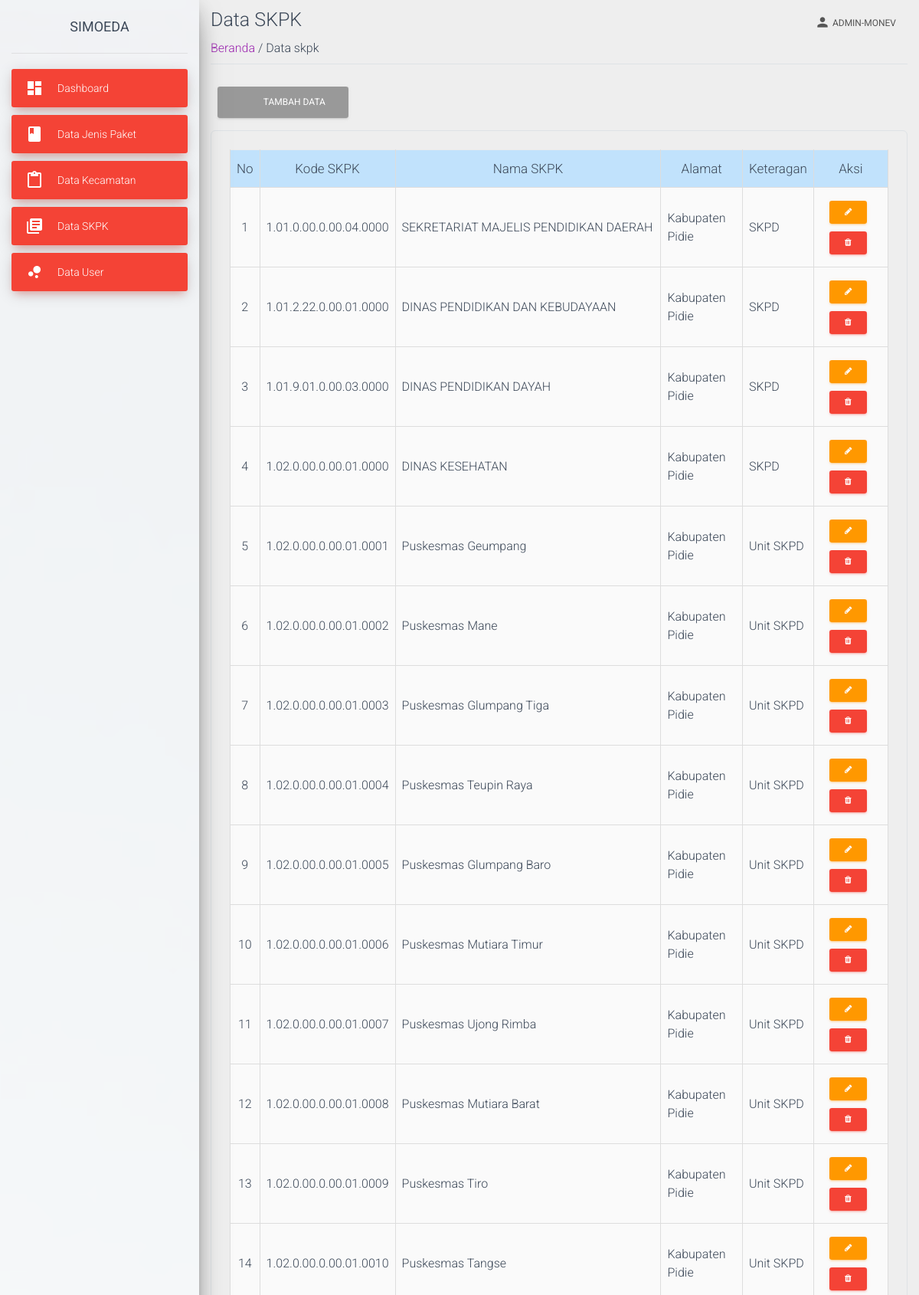
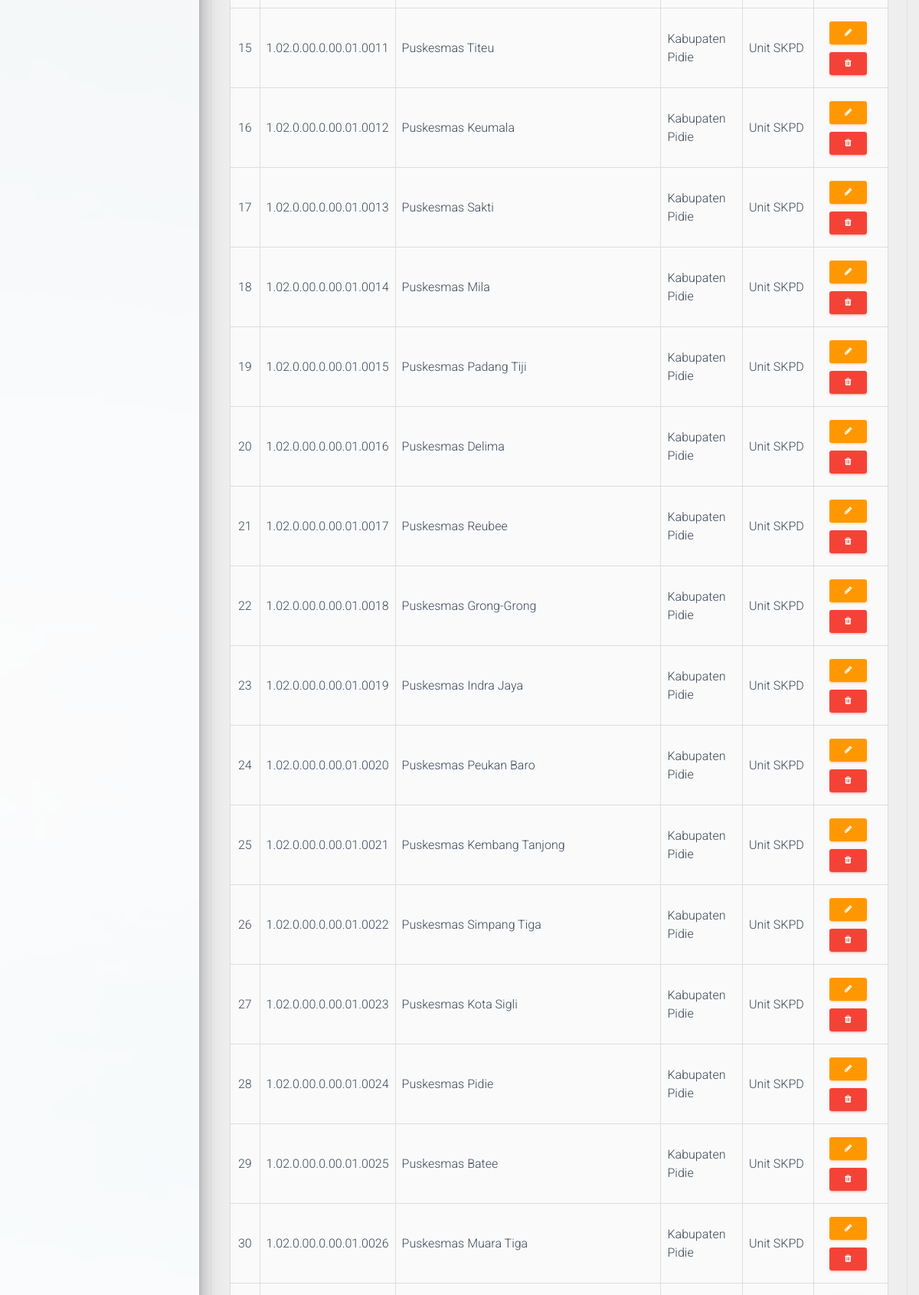
Screenshot of /view/data-skpk.php (signed in, upper part) with the database file from the repository (2 pictures, top to bottom).
### tables this page shows
CREATE TABLE `skpk` (
  `id_skpk` int(11) NOT NULL,
  `kode_skpk` varchar(25) NOT NULL,
  `nama_skpk` varchar(255) NOT NULL,
  `alamat` varchar(255) NOT NULL,
  `keterangan` varchar(255) DEFAULT NULL
);

### view/data-skpk.php (the view, shortened to what this page needs)
<?php
require('../view/template-atas-admin.php');
require('../proses/koneksi.php');
?>
<div class="container container-fluid">
    <div class="title">
        <h3 class="text-gray-800 my-2">Data SKPK</h3>
    </div>
    <div class="subtitle border-bottom mb-4 pb-2">
        <span class=""><a href="index">Beranda </a></span>
        <span class="text-grey"> / Data skpk</span>
    </div>
    <div class="button mb-2 ml-2">
        <button class="btn btn-md btn-custom mb-2 shadow" data-bs-toggle="modal" data-bs-target="#dataSkpkTambah">
            <i class="bi bi-plus-square mr-4"></i>&nbsp;
            Tambah Data
        </button>
    </div>
    <div class="table col col-auto border p-4 shadow rounded">
        <table id="myTable" class="table table-bordered" data-page-length="25">
            <thead class="table-primary text-center">
                <tr>
                    <th class="text-center">No</th>
                    <th>Kode SKPK</th>
                    <th>Nama SKPK</th>
                    <th>Alamat</th>
                    <th>Keteragan</th>
                    <th class="text-center">Aksi</th>
                </tr>
            </thead>
            <?php
            $noUrut = 1;
            $data = mysqli_query($koneksi, "SELECT * FROM skpk");
            ?>
            <tbody id="dataTable" class="table-infoo">
                <?php
                while ($d = mysqli_fetch_array($data)) {
                ?>
                    <tr>
                        <td class="text-center"><?php echo $noUrut++; ?></td>
                        <td><?php echo $d['kode_skpk']; ?></td>
                        <td><?php echo $d['nama_skpk']; ?></td>
                        <td><?php echo $d['alamat']; ?></td>
                        <td><?php echo $d['keterangan']; ?></td>
                        <td class="text-center">
                            <button class="btn btn-sm btn-warning fa fa-pencil mr-2" title="Edit" data-bs-toggle="modal" data-bs-target="#dataSkpkEdit<?php echo $d['id_skpk']; ?>" value="<?php echo $d['id_skpk']; ?>"></button>
                            <a href="proses/data-skpk-hapus?id=<?php echo $d['id_skpk']; ?>" onClick="return confirm('Apakah anda yakin menghapus data ini?')">
                                <i class="btn btn-sm btn-danger fa fa-trash mr-2" title="Hapus"></i>
                            </a>
                        </td>
                    </tr>
                <?php
                }
                ?>
            </tbody>
        </table>
    </div>
</div>

### rows the page displays
skpk: kode_skpk "1.01.0.00.0.00.04.0000", nama_skpk "SEKRETARIAT MAJELIS PENDIDIKAN DAERAH", alamat "Kabupaten Pidie", keterangan "SKPD"
skpk: kode_skpk "1.01.2.22.0.00.01.0000", nama_skpk "DINAS PENDIDIKAN DAN KEBUDAYAAN", alamat "Kabupaten Pidie", keterangan "SKPD"
skpk: kode_skpk "1.01.9.01.0.00.03.0000", nama_skpk "DINAS PENDIDIKAN DAYAH", alamat "Kabupaten Pidie", keterangan "SKPD"
skpk: kode_skpk "1.02.0.00.0.00.01.0000", nama_skpk "DINAS KESEHATAN", alamat "Kabupaten Pidie", keterangan "SKPD"
skpk: kode_skpk "1.02.0.00.0.00.01.0001", nama_skpk "Puskesmas Geumpang", alamat "Kabupaten Pidie", keterangan "Unit SKPD"
skpk: kode_skpk "1.02.0.00.0.00.01.0002", nama_skpk "Puskesmas Mane", alamat "Kabupaten Pidie", keterangan "Unit SKPD"
skpk: kode_skpk "1.02.0.00.0.00.01.0003", nama_skpk "Puskesmas Glumpang Tiga", alamat "Kabupaten Pidie", keterangan "Unit SKPD"
skpk: kode_skpk "1.02.0.00.0.00.01.0004", nama_skpk "Puskesmas Teupin Raya", alamat "Kabupaten Pidie", keterangan "Unit SKPD"
skpk: kode_skpk "1.02.0.00.0.00.01.0005", nama_skpk "Puskesmas Glumpang Baro", alamat "Kabupaten Pidie", keterangan "Unit SKPD"
skpk: kode_skpk "1.02.0.00.0.00.01.0006", nama_skpk "Puskesmas Mutiara Timur", alamat "Kabupaten Pidie", keterangan "Unit SKPD"
skpk: kode_skpk "1.02.0.00.0.00.01.0007", nama_skpk "Puskesmas Ujong Rimba", alamat "Kabupaten Pidie", keterangan "Unit SKPD"
skpk: kode_skpk "1.02.0.00.0.00.01.0008", nama_skpk "Puskesmas Mutiara Barat", alamat "Kabupaten Pidie", keterangan "Unit SKPD"
skpk: kode_skpk "1.02.0.00.0.00.01.0009", nama_skpk "Puskesmas Tiro", alamat "Kabupaten Pidie", keterangan "Unit SKPD"
skpk: kode_skpk "1.02.0.00.0.00.01.0010", nama_skpk "Puskesmas Tangse", alamat "Kabupaten Pidie", keterangan "Unit SKPD"
skpk: kode_skpk "1.02.0.00.0.00.01.0011", nama_skpk "Puskesmas Titeu", alamat "Kabupaten Pidie", keterangan "Unit SKPD"
skpk: kode_skpk "1.02.0.00.0.00.01.0012", nama_skpk "Puskesmas Keumala", alamat "Kabupaten Pidie", keterangan "Unit SKPD"
skpk: kode_skpk "1.02.0.00.0.00.01.0013", nama_skpk "Puskesmas Sakti", alamat "Kabupaten Pidie", keterangan "Unit SKPD"
skpk: kode_skpk "1.02.0.00.0.00.01.0014", nama_skpk "Puskesmas Mila", alamat "Kabupaten Pidie", keterangan "Unit SKPD"
skpk: kode_skpk "1.02.0.00.0.00.01.0015", nama_skpk "Puskesmas Padang Tiji", alamat "Kabupaten Pidie", keterangan "Unit SKPD"
skpk: kode_skpk "1.02.0.00.0.00.01.0016", nama_skpk "Puskesmas Delima", alamat "Kabupaten Pidie", keterangan "Unit SKPD"
skpk: kode_skpk "1.02.0.00.0.00.01.0017", nama_skpk "Puskesmas Reubee", alamat "Kabupaten Pidie", keterangan "Unit SKPD"
skpk: kode_skpk "1.02.0.00.0.00.01.0018", nama_skpk "Puskesmas Grong-Grong", alamat "Kabupaten Pidie", keterangan "Unit SKPD"
skpk: kode_skpk "1.02.0.00.0.00.01.0019", nama_skpk "Puskesmas Indra Jaya", alamat "Kabupaten Pidie", keterangan "Unit SKPD"
skpk: kode_skpk "1.02.0.00.0.00.01.0020", nama_skpk "Puskesmas Peukan Baro", alamat "Kabupaten Pidie", keterangan "Unit SKPD"
skpk: kode_skpk "1.02.0.00.0.00.01.0021", nama_skpk "Puskesmas Kembang Tanjong", alamat "Kabupaten Pidie", keterangan "Unit SKPD"
skpk: kode_skpk "1.02.0.00.0.00.01.0022", nama_skpk "Puskesmas Simpang Tiga", alamat "Kabupaten Pidie", keterangan "Unit SKPD"
skpk: kode_skpk "1.02.0.00.0.00.01.0023", nama_skpk "Puskesmas Kota Sigli", alamat "Kabupaten Pidie", keterangan "Unit SKPD"
skpk: kode_skpk "1.02.0.00.0.00.01.0024", nama_skpk "Puskesmas Pidie", alamat "Kabupaten Pidie", keterangan "Unit SKPD"
skpk: kode_skpk "1.02.0.00.0.00.01.0025", nama_skpk "Puskesmas Batee", alamat "Kabupaten Pidie", keterangan "Unit SKPD"
skpk: kode_skpk "1.02.0.00.0.00.01.0026", nama_skpk "Puskesmas Muara Tiga", alamat "Kabupaten Pidie", keterangan "Unit SKPD"

### other values shown
$_SESSION['level'] "ADMIN-MONEV"
